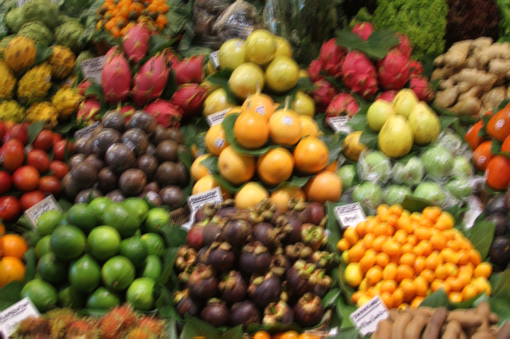
#> input picture input/2.png, 510 x 339 px
$ python image_cropper.py
#> lines starting #> are read from the running program, lines starting #| are printed output that depends on the picture
import skimage.io
import matplotlib.pyplot as plt


image = skimage.io.imread('../' + 'input/' + "2.png")
#> image is the input picture: shape (339, 510, 3); mean R, G, B 121.5, 94.5, 49.7

input_width  = 128
input_height = 128


# adapted from: https://stackoverflow.com/a/52463034/9768291
def seq_crop(img):
    """
    To crop the whole image in a list of sub-images of the same size.
    Size comes from "input_" variables in the 'constants' (Evaluation).
    Padding with 0 the Bottom and Right image.

    :param img: input image
    :return: list of sub-images with defined size
    """
    print("Shape of input image to crop:", img.shape[1], img.shape[0])
#| Shape of input image to crop: 510 339
    width_shape = ceildiv(img.shape[1], input_width)
#> width_shape = 4
    height_shape = ceildiv(img.shape[0], input_height)
#> height_shape = 3
    sub_images = []  # will contain all the cropped sub-parts of the image

    for j in range(height_shape):
        horizontal = []
        for i in range(width_shape):
            horizontal.append(crop_precise(img, i*input_width, j*input_height, input_width, input_height))
        sub_images.append(horizontal)
#> this loop made 3 passes
#> pass 1, in crop_precise, `tmp_img = img[coord_y:coord_y + height_length, coord_x:coord_x + width..`:
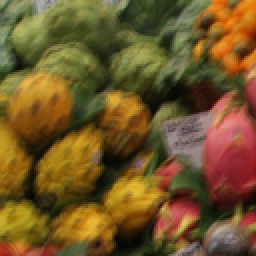
#> tmp_img: shape (128, 128, 3) (shown 2 times larger); mean R, G, B 113.1, 86.5, 39.8
#> pass 1, in crop_precise (call 2), `tmp_img = img[coord_y:coord_y + height_length, coord_x:coord_x + width..`:
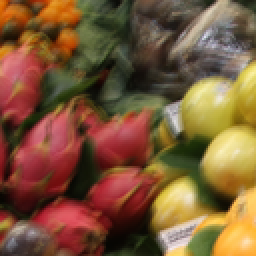
#> tmp_img: shape (128, 128, 3) (shown 2 times larger); mean R, G, B 124, 88.1, 56.1
#> pass 1, in crop_precise (call 3), `tmp_img = img[coord_y:coord_y + height_length, coord_x:coord_x + width..`:
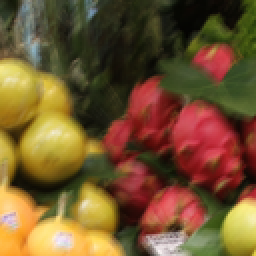
#> tmp_img: shape (128, 128, 3) (shown 2 times larger); mean R, G, B 114.8, 85.5, 47.2
#> pass 1, in crop_precise (call 4), `tmp_img = img[coord_y:coord_y + height_length, coord_x:coord_x + width..`:
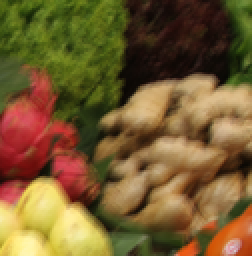
#> tmp_img: shape (128, 126, 3) (shown 2 times larger); mean R, G, B 118.2, 92.9, 48.6
#> after the loop, sub_images = 3 items

    return sub_images


def crop_precise(img, coord_x, coord_y, width_length, height_length):
    """
    To crop a precise portion of an image.
    When trying to crop outside of the boundaries, the input to padded with zeros.

    :param img: image to crop
    :param coord_x: width coordinate (top left point)
    :param coord_y: height coordinate (top left point)
    :param width_length: width of the cropped portion starting from coord_x
    :param height_length: height of the cropped portion starting from coord_y
    :return: the cropped part of the image
    """
    tmp_img = img[coord_y:coord_y + height_length, coord_x:coord_x + width_length]

    return tmp_img


# from  https://stackoverflow.com/a/17511341/9768291
def ceildiv(a, b):
    """
    To get the ceiling of a division
    :param a:
    :param b:
    :return:
    """
    return -(-a // b)


print("Warning: numpy puts HEIGHT before WIDTH. Results shown reverse this and place WIDTH first.")
result = seq_crop(image)
#> result = 3 items

plt.figure(figsize=(20, 20))
plt.suptitle("Crops")

tmp = 1
tmp_height = len(result)
#> tmp_height = 3
tmp_width = len(result[0])
#> tmp_width = 4
print("Shape of the list of crops: (", tmp_width, ",", tmp_height, ")")
#| Shape of the list of crops: ( 4 , 3 )

for i in range(tmp_height):
    for j in range(tmp_width):
        plt.subplot(tmp_height, tmp_width, tmp)
        plt.imshow(result[i][j], cmap=plt.cm.binary).axes.get_xaxis().set_visible(False)
        tmp += 1
#> after the loop, tmp = 13

plt.show()
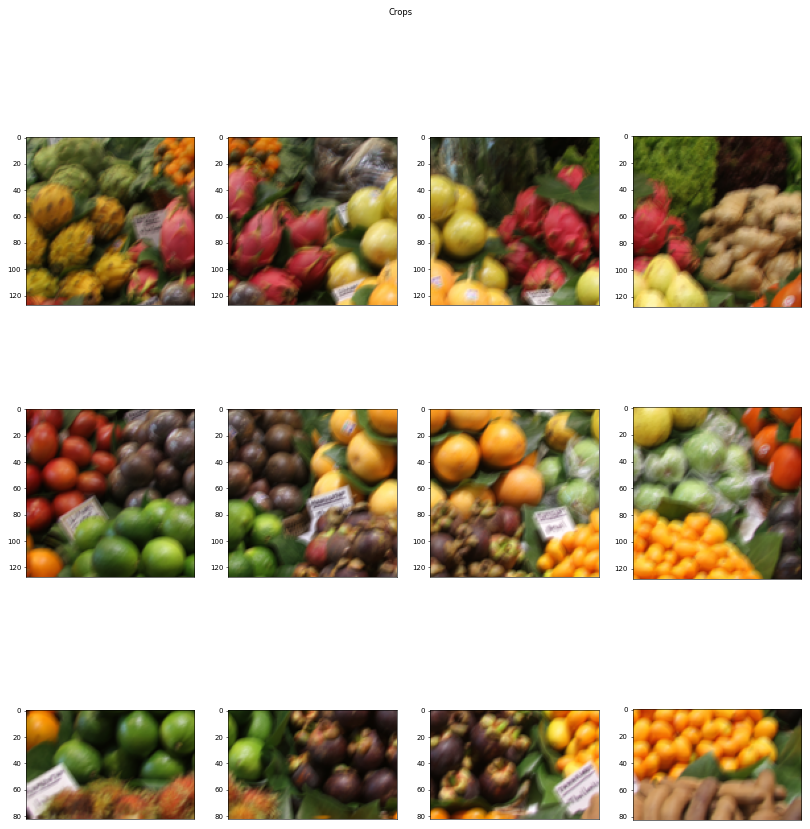
#> figure drawn by matplotlib, 12 panels

$ run again, with input/0.png copied over input/2.png
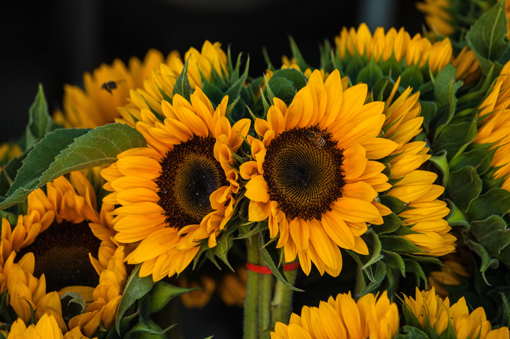
#> input picture input/0.png, 510 x 339 px
#> image is the input picture: shape (339, 510, 3); mean R, G, B 104.1, 73.7, 9.7
#| Shape of input image to crop: 510 339
#> the loop in seq_crop, `for j in range(height_shape):` made 3 passes
#> pass 1, in crop_precise (call 3), `tmp_img = img[coord_y:coord_y + height_length, coord_x:coord_x + width..`:
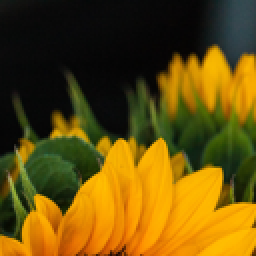
#> tmp_img: shape (128, 128, 3) (shown 2 times larger); mean R, G, B 104, 79.1, 11.2
#> pass 1, in crop_precise (call 4), `tmp_img = img[coord_y:coord_y + height_length, coord_x:coord_x + width..`:
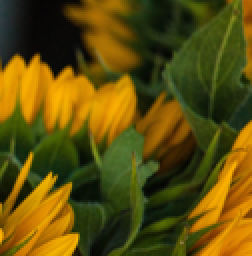
#> tmp_img: shape (128, 126, 3) (shown 2 times larger); mean R, G, B 94, 78.1, 11.1
#> after the loop in seq_crop, `for j in range(height_shape):`: sub_images = 3 items
#> tmp_height = 3
#> tmp_width = 4
#| Shape of the list of crops: ( 4 , 3 )
#> after the loop `for i in range(tmp_height):`: tmp = 13

$ run again, with input/1.png copied over input/2.png
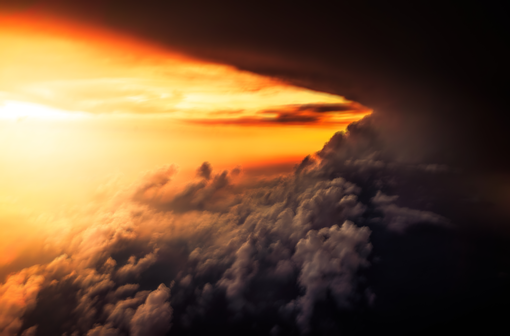
#> input picture input/1.png, 510 x 336 px
#> image is the input picture: shape (336, 510, 3); mean R, G, B 114.5, 82.3, 52.8
#| Shape of input image to crop: 510 336
#> the loop in seq_crop, `for j in range(height_shape):` made 3 passes
#> pass 1, in crop_precise (call 3), `tmp_img = img[coord_y:coord_y + height_length, coord_x:coord_x + width..`:
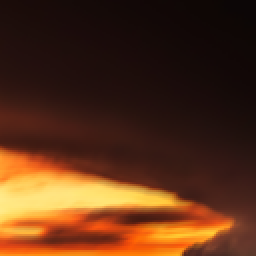
#> tmp_img: shape (128, 128, 3) (shown 2 times larger); mean R, G, B 87.6, 47.8, 23.7
#> pass 1, in crop_precise (call 4), `tmp_img = img[coord_y:coord_y + height_length, coord_x:coord_x + width..`:
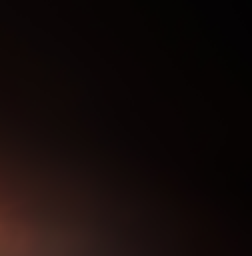
#> tmp_img: shape (128, 126, 3) (shown 2 times larger); mean R, G, B 18.8, 9.9, 8.7
#> after the loop in seq_crop, `for j in range(height_shape):`: sub_images = 3 items
#> tmp_height = 3
#> tmp_width = 4
#| Shape of the list of crops: ( 4 , 3 )
#> after the loop `for i in range(tmp_height):`: tmp = 13
